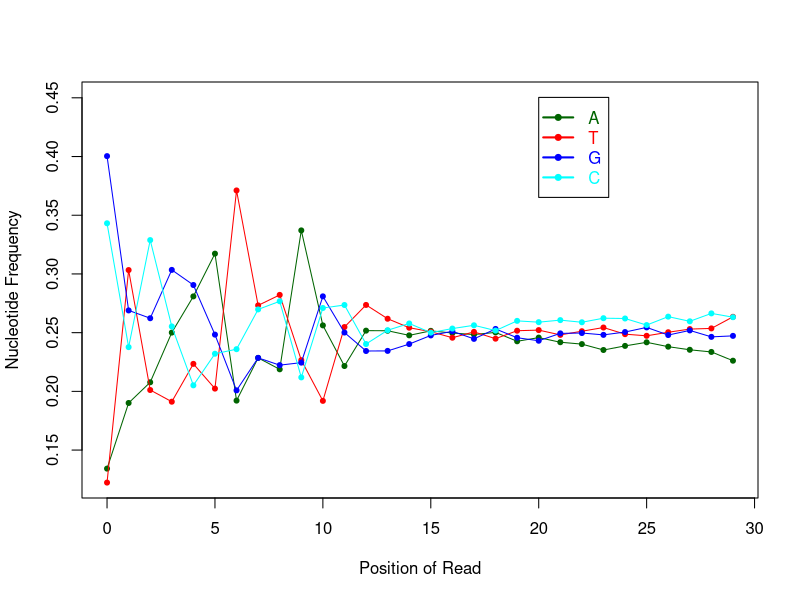

The R source for this figure:
position=c(0,1,2,3,4,5,6,7,8,9,10,11,12,13,14,15,16,17,18,19,20,21,22,23,24,25,26,27,28,29)
A_count=c(4848,6867,7504,9033,10146,11461,6940,8254,7903,12176,9254,8004,9092,9089,8947,9086,9019,8972,9038,8765,8878,8736,8677,8497,8623,8733,8599,8503,8437,8167)
C_count=c(12395,8585,11878,9222,7410,8382,8522,9745,9996,7654,9789,9881,8681,9105,9313,9031,9156,9257,9094,9393,9353,9416,9349,9475,9466,9263,9523,9379,9623,9505)
G_count=c(14461,9714,9474,10961,10496,8970,7255,8254,8031,8108,10147,9034,8466,8469,8679,8945,9071,8839,9144,8874,8782,9008,9018,8962,9049,9192,8957,9099,8901,8931)
T_count=c(4418,10956,7266,6906,8070,7309,13405,9869,10192,8184,6932,9203,9883,9458,9182,9060,8874,9054,8845,9090,9109,8962,9073,9188,8984,8933,9043,9140,9161,9517)
N_count=c(0,0,0,0,0,0,0,0,0,0,0,0,0,1,1,0,2,0,1,0,0,0,5,0,0,1,0,1,0,2)
X_count=c(0,0,0,0,0,0,0,0,0,0,0,0,0,0,0,0,0,0,0,0,0,0,0,0,0,0,0,0,0,0)
total= A_count + C_count + G_count + T_count
ym=max(A_count/total,C_count/total,G_count/total,T_count/total) + 0.05
yn=min(A_count/total,C_count/total,G_count/total,T_count/total)
pdf("/Users/olgabotvinnik/workspace/rna-seq-diff-exprn/test-results/rseqc/PrEC_2/rseqc.NVC_plot.pdf")
plot(position,A_count/total,type="o",pch=20,ylim=c(yn,ym),col="dark green",xlab="Position of Read",ylab="Nucleotide Frequency")
lines(position,T_count/total,type="o",pch=20,col="red")
lines(position,G_count/total,type="o",pch=20,col="blue")
lines(position,C_count/total,type="o",pch=20,col="cyan")
legend(20,ym,legend=c("A","T","G","C"),col=c("dark green","red","blue","cyan"),lwd=2,pch=20,text.col=c("dark green","red","blue","cyan"))
dev.off()
